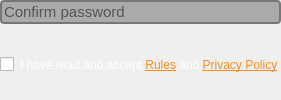
          <widget class="QWidget" name="register_page">
           <layout class="QVBoxLayout" name="verticalLayout_4">
            <property name="leftMargin">
             <number>0</number>
            </property>
            <property name="topMargin">
             <number>0</number>
            </property>
            <property name="rightMargin">
             <number>0</number>
            </property>
            <property name="bottomMargin">
             <number>0</number>
            </property>
            <item>
             <widget class="QLineEdit" name="confirm_new_password_lineEdit">
              <property name="font">
               <font>
                <pointsize>11</pointsize>
               </font>
              </property>
              <property name="styleSheet">
               <string notr="true">border: 2px solid; border-radius: 4px; border-color: #777777; background-color: #aaaaaa</string>
              </property>
              <property name="echoMode">
               <enum>QLineEdit::Password</enum>
              </property>
              <property name="placeholderText">
               <string>Confirm password</string>
              </property>
             </widget>
            </item>
            <item>
             <layout class="QHBoxLayout" name="accept_licence_layout">
              <item>
               <widget class="QCheckBox" name="accept_licence_checkBox">
                <property name="maximumSize">
                 <size>
                  <width>20</width>
                  <height>16777215</height>
                 </size>
                </property>
                <property name="styleSheet">
                 <string notr="true">QCheckBox::indicator:unchecked:hover{image: url(:/images/check_radio/check_hovered.svg);}
QCheckBox::indicator:unchecked{image: url(:/images/check_radio/check_whited.svg);}
</string>
                </property>
                <property name="text">
                 <string notr="true"/>
                </property>
               </widget>
              </item>
              <item>
               <widget class="QLabel" name="accept_licence_label">
                <property name="palette">
                 <palette>
                  <active>
                   <colorrole role="WindowText">
                    <brush brushstyle="SolidPattern">
                     <color alpha="255">
                      <red>255</red>
                      <green>255</green>
                      <blue>255</blue>
                     </color>
                    </brush>
                   </colorrole>
                   <colorrole role="Button">
                    <brush brushstyle="SolidPattern">
                     <color alpha="255">
                      <red>34</red>
                      <green>34</green>
                      <blue>34</blue>
                     </color>
                    </brush>
                   </colorrole>
                   <colorrole role="Text">
                    <brush brushstyle="SolidPattern">
                     <color alpha="255">
                      <red>255</red>
                      <green>255</green>
                      <blue>255</blue>
                     </color>
                    </brush>
                   </colorrole>
                   <colorrole role="ButtonText">
                    <brush brushstyle="SolidPattern">
                     <color alpha="255">
                      <red>255</red>
                      <green>255</green>
                      <blue>255</blue>
                     </color>
                    </brush>
                   </colorrole>
                   <colorrole role="Base">
                    <brush brushstyle="SolidPattern">
                     <color alpha="255">
                      <red>34</red>
                      <green>34</green>
                      <blue>34</blue>
                     </color>
                    </brush>
                   </colorrole>
                   <colorrole role="Window">
                    <brush brushstyle="SolidPattern">
                     <color alpha="255">
                      <red>34</red>
                      <green>34</green>
                      <blue>34</blue>
                     </color>
                    </brush>
                   </colorrole>
                   <colorrole role="PlaceholderText">
                    <brush brushstyle="SolidPattern">
                     <color alpha="128">
                      <red>255</red>
                      <green>255</green>
                      <blue>255</blue>
                     </color>
                    </brush>
                   </colorrole>
                  </active>
                  <inactive>
                   <colorrole role="WindowText">
                    <brush brushstyle="SolidPattern">
                     <color alpha="255">
                      <red>255</red>
                      <green>255</green>
                      <blue>255</blue>
                     </color>
                    </brush>
                   </colorrole>
                   <colorrole role="Button">
                    <brush brushstyle="SolidPattern">
                     <color alpha="255">
                      <red>34</red>
                      <green>34</green>
                      <blue>34</blue>
                     </color>
                    </brush>
                   </colorrole>
                   <colorrole role="Text">
                    <brush brushstyle="SolidPattern">
                     <color alpha="255">
                      <red>255</red>
                      <green>255</green>
                      <blue>255</blue>
                     </color>
                    </brush>
                   </colorrole>
                   <colorrole role="ButtonText">
                    <brush brushstyle="SolidPattern">
                     <color alpha="255">
                      <red>255</red>
                      <green>255</green>
                      <blue>255</blue>
                     </color>
                    </brush>
                   </colorrole>
                   <colorrole role="Base">
                    <brush brushstyle="SolidPattern">
                     <color alpha="255">
                      <red>34</red>
                      <green>34</green>
                      <blue>34</blue>
                     </color>
                    </brush>
                   </colorrole>
                   <colorrole role="Window">
                    <brush brushstyle="SolidPattern">
                     <color alpha="255">
                      <red>34</red>
                      <green>34</green>
                      <blue>34</blue>
                     </color>
                    </brush>
                   </colorrole>
                   <colorrole role="PlaceholderText">
                    <brush brushstyle="SolidPattern">
                     <color alpha="128">
                      <red>255</red>
                      <green>255</green>
                      <blue>255</blue>
                     </color>
                    </brush>
                   </colorrole>
                  </inactive>
                  <disabled>
                   <colorrole role="WindowText">
                    <brush brushstyle="SolidPattern">
                     <color alpha="255">
                      <red>120</red>
                      <green>120</green>
                      <blue>120</blue>
                     </color>
                    </brush>
                   </colorrole>
                   <colorrole role="Button">
                    <brush brushstyle="SolidPattern">
                     <color alpha="255">
                      <red>34</red>
                      <green>34</green>
                      <blue>34</blue>
                     </color>
                    </brush>
                   </colorrole>
                   <colorrole role="Text">
                    <brush brushstyle="SolidPattern">
                     <color alpha="255">
                      <red>120</red>
                      <green>120</green>
                      <blue>120</blue>
                     </color>
                    </brush>
                   </colorrole>
                   <colorrole role="ButtonText">
                    <brush brushstyle="SolidPattern">
                     <color alpha="255">
                      <red>120</red>
                      <green>120</green>
                      <blue>120</blue>
                     </color>
                    </brush>
                   </colorrole>
                   <colorrole role="Base">
                    <brush brushstyle="SolidPattern">
                     <color alpha="255">
                      <red>34</red>
                      <green>34</green>
                      <blue>34</blue>
                     </color>
                    </brush>
                   </colorrole>
                   <colorrole role="Window">
                    <brush brushstyle="SolidPattern">
                     <color alpha="255">
                      <red>34</red>
                      <green>34</green>
                      <blue>34</blue>
                     </color>
                    </brush>
                   </colorrole>
                   <colorrole role="PlaceholderText">
                    <brush brushstyle="SolidPattern">
                     <color alpha="128">
                      <red>0</red>
                      <green>0</green>
                      <blue>0</blue>
                     </color>
                    </brush>
                   </colorrole>
                  </disabled>
                 </palette>
                </property>
                <property name="text">
                 <string>&lt;html&gt;&lt;head/&gt;&lt;body&gt;&lt;p&gt;I
                                                                        have read and accept &lt;a href=&quot;https://pvtbox.net/terms&quot;&gt;&lt;span
                                                                        style=&quot; text-decoration: underline;
                                                                        color:#f78d1e;&quot;&gt;Rules&lt;/span&gt;&lt;/a&gt;
                                                                        and &lt;a href=&quot;https://pvtbox.net/privacy&quot;&gt;&lt;span
                                                                        style=&quot; text-decoration: underline;
                                                                        color:#f78d1e;&quot;&gt;Privacy Policy&lt;/span&gt;&lt;/a&gt;&lt;/p&gt;&lt;/body&gt;&lt;/html&gt;
                                                                    </string>
                </property>
               </widget>
              </item>
             </layout>
            </item>
           </layout>
          </widget>
